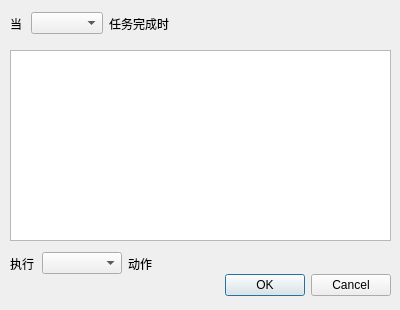
<?xml version="1.0" encoding="UTF-8"?>
<ui version="4.0">
 <class>Dialog</class>
 <widget class="QDialog" name="Dialog">
  <property name="windowModality">
   <enum>Qt::WindowModal</enum>
  </property>
  <property name="geometry">
   <rect>
    <x>0</x>
    <y>0</y>
    <width>400</width>
    <height>310</height>
   </rect>
  </property>
  <property name="sizePolicy">
   <sizepolicy hsizetype="Fixed" vsizetype="Fixed">
    <horstretch>0</horstretch>
    <verstretch>0</verstretch>
   </sizepolicy>
  </property>
  <property name="minimumSize">
   <size>
    <width>400</width>
    <height>310</height>
   </size>
  </property>
  <property name="maximumSize">
   <size>
    <width>400</width>
    <height>310</height>
   </size>
  </property>
  <property name="windowTitle">
   <string>计划任务</string>
  </property>
  <property name="windowIcon">
   <iconset theme="xware-desktop"/>
  </property>
  <property name="locale">
   <locale language="Chinese" country="China"/>
  </property>
  <widget class="QDialogButtonBox" name="buttonBox">
   <property name="geometry">
    <rect>
     <x>10</x>
     <y>270</y>
     <width>381</width>
     <height>31</height>
    </rect>
   </property>
   <property name="orientation">
    <enum>Qt::Horizontal</enum>
   </property>
   <property name="standardButtons">
    <set>QDialogButtonBox::Cancel|QDialogButtonBox::Ok</set>
   </property>
  </widget>
  <widget class="QListWidget" name="listWidget_tasks">
   <property name="geometry">
    <rect>
     <x>10</x>
     <y>50</y>
     <width>381</width>
     <height>191</height>
    </rect>
   </property>
   <property name="editTriggers">
    <set>QAbstractItemView::NoEditTriggers</set>
   </property>
   <property name="selectionMode">
    <enum>QAbstractItemView::MultiSelection</enum>
   </property>
   <property name="selectionBehavior">
    <enum>QAbstractItemView::SelectRows</enum>
   </property>
  </widget>
  <widget class="QWidget" name="layoutWidget">
   <property name="geometry">
    <rect>
     <x>10</x>
     <y>250</y>
     <width>144</width>
     <height>27</height>
    </rect>
   </property>
   <layout class="QHBoxLayout" name="horizontalLayout">
    <item>
     <widget class="QLabel" name="label_2">
      <property name="text">
       <string>执行</string>
      </property>
      <property name="buddy">
       <cstring>comboBox_action</cstring>
      </property>
     </widget>
    </item>
    <item>
     <widget class="QComboBox" name="comboBox_action">
      <property name="minimumSize">
       <size>
        <width>80</width>
        <height>0</height>
       </size>
      </property>
     </widget>
    </item>
    <item>
     <widget class="QLabel" name="label_3">
      <property name="text">
       <string>动作</string>
      </property>
      <property name="buddy">
       <cstring>comboBox_action</cstring>
      </property>
     </widget>
    </item>
   </layout>
  </widget>
  <widget class="QWidget" name="layoutWidget">
   <property name="geometry">
    <rect>
     <x>10</x>
     <y>10</y>
     <width>159</width>
     <height>27</height>
    </rect>
   </property>
   <layout class="QHBoxLayout" name="horizontalLayout_2">
    <item>
     <widget class="QLabel" name="label">
      <property name="text">
       <string>当</string>
      </property>
      <property name="buddy">
       <cstring>comboBox_actWhen</cstring>
      </property>
     </widget>
    </item>
    <item>
     <widget class="QComboBox" name="comboBox_actWhen"/>
    </item>
    <item>
     <widget class="QLabel" name="label_4">
      <property name="text">
       <string>任务完成时</string>
      </property>
      <property name="buddy">
       <cstring>comboBox_actWhen</cstring>
      </property>
     </widget>
    </item>
   </layout>
  </widget>
 </widget>
 <tabstops>
  <tabstop>comboBox_actWhen</tabstop>
  <tabstop>listWidget_tasks</tabstop>
  <tabstop>buttonBox</tabstop>
 </tabstops>
 <resources>
  <include location="rc/resource.qrc"/>
 </resources>
 <connections>
  <connection>
   <sender>buttonBox</sender>
   <signal>accepted()</signal>
   <receiver>Dialog</receiver>
   <slot>accept()</slot>
   <hints>
    <hint type="sourcelabel">
     <x>248</x>
     <y>254</y>
    </hint>
    <hint type="destinationlabel">
     <x>157</x>
     <y>274</y>
    </hint>
   </hints>
  </connection>
  <connection>
   <sender>buttonBox</sender>
   <signal>rejected()</signal>
   <receiver>Dialog</receiver>
   <slot>reject()</slot>
   <hints>
    <hint type="sourcelabel">
     <x>316</x>
     <y>260</y>
    </hint>
    <hint type="destinationlabel">
     <x>286</x>
     <y>274</y>
    </hint>
   </hints>
  </connection>
 </connections>
</ui>
